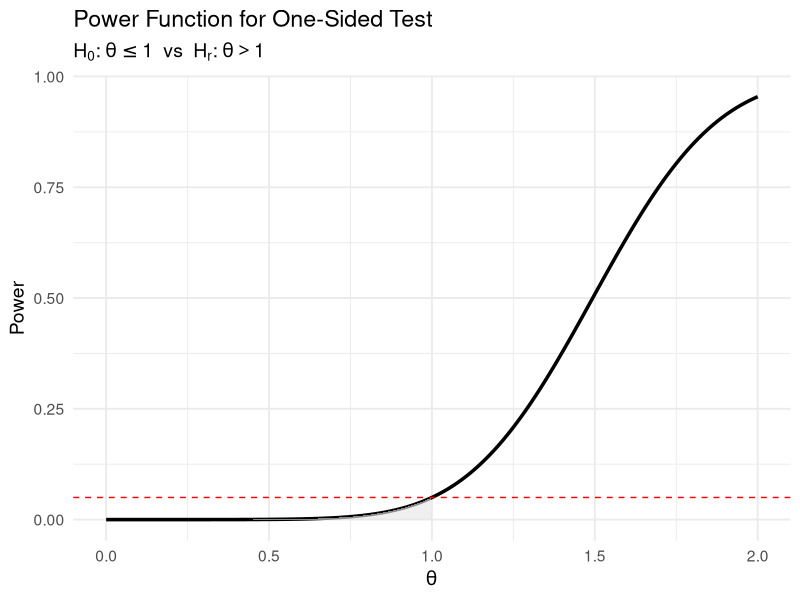
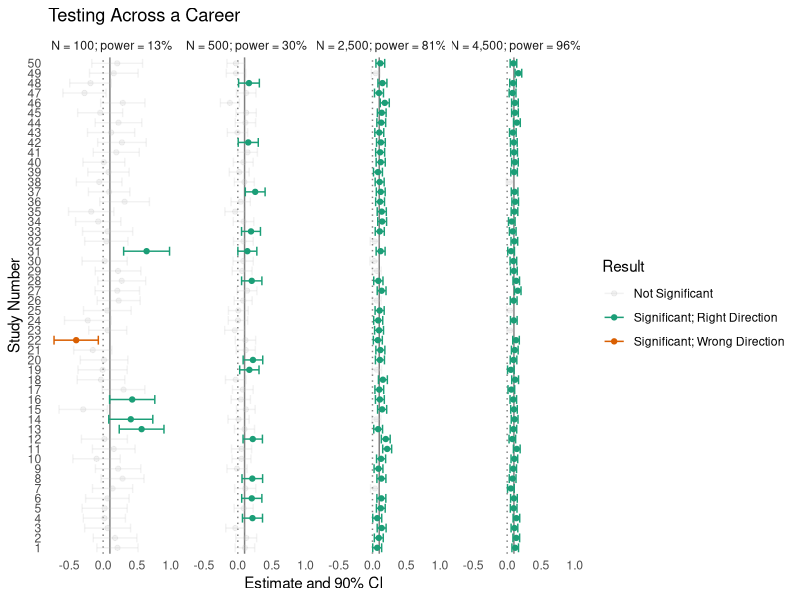
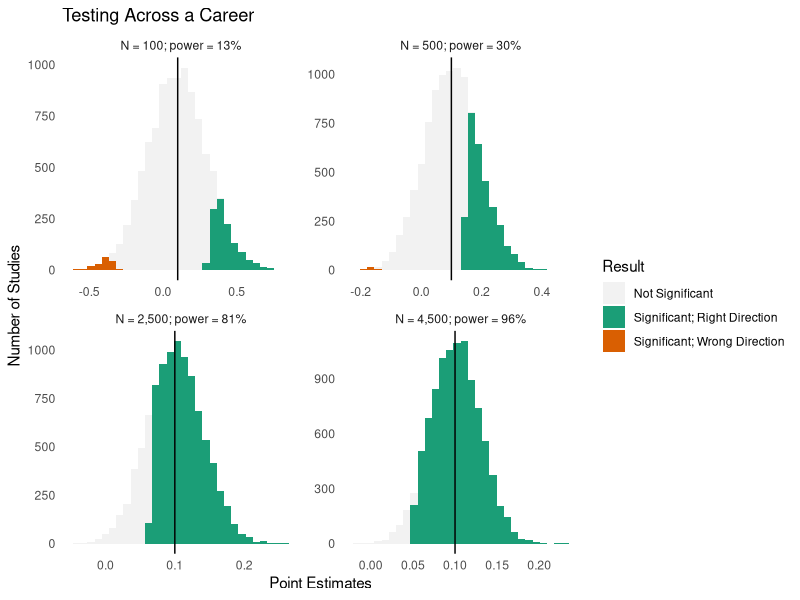

R code for these plots, in order:
## ---- chunk 1
#| include: false
library(tidyverse)
## ---- chunk 2
#| echo: false
#| fig-asp: 1
#| fig-width: 6

library(ggplot2)

alpha <- 0.05
se_hat <- 0.3
theta_seq <- seq(0, 2, length.out = 500)
z_alpha <- qnorm(1 - alpha)

power <- 1 - pnorm(z_alpha - (theta_seq - 1) / se_hat)

df <- data.frame(theta = theta_seq, power = power, null_region = theta_seq <= 1)

ggplot(df, aes(x = theta, y = power)) +
  geom_line(size = 1.2) +
  geom_area(data = subset(df, null_region), aes(x = theta, y = power),
            fill = "gray90", alpha = 0.6) +
  geom_hline(yintercept = alpha, linetype = "dashed", color = "red") +
  labs(title = "Power Function for One-Sided Test",
       subtitle = expression(H[0]*":"~theta <= 1~~"vs"~~H[r]*":"~theta > 1),
       x = expression(theta), y = "Power") +
  theme_minimal(base_size = 14)
## ---- chunk 3
# parameters
sd_y <- 1.0
ate <- 0.1
N <- c(100, 500, 2500, 4500)

# compute power
se <- 2*sd_y/(sqrt(N))  # rule 3 from "power rules"
pwr <- 1-pnorm(1.64 - ate/se); pwr  # rule 2
## ---- chunk 4
#| cache: true

# do MC simulation
set.seed(123)
res_list <- NULL
iter <- 1
for (i in 1:10000) {
  for (j in 1:length(N)) {
    # simulate data and fit model
    y0 <- rnorm(N[j]/2, mean = 0, sd = sd_y)
    y1 <- rnorm(N[j]/2, mean = 0 + ate, sd = sd_y)
    fit <- t.test(y1, y0, conf.level = 0.90)
    # store results
    res_list[[iter]] <- list(
      study_id = i,
      N = N[j],
      pwr = pwr[j],
      est = fit$estimate[1] -fit$estimate[2] ,
      l = fit$conf.int[1],
      u = fit$conf.int[2]
    )
    iter <- iter + 1
  }
}
res <- bind_rows(res_list) 

res |>
  group_by(N, pwr) |>
  summarize(n_mc = n(), mc_pwr = mean(l > 0))
## ---- chunk 5
#| echo: false
#| fig-asp: 1.1
#| fig-width: 8

gg_df <- res |>
  filter(study_id <= 50) |>
  mutate(sig = case_when(l > 0 ~ "Significant; Right Direction", 
                   u < 0 ~ "Significant; Wrong Direction", 
                   TRUE ~ "Not Significant")) |>
  mutate(N_lab = paste0("N = ", scales::comma(N), "; power = ", scales::percent(pwr, accuracy = 1)), 
         N_lab = reorder(N_lab, N))

ggplot(gg_df, aes(x = est, xmin = l, xmax = u, y = factor(study_id), 
                  color = sig, alpha = sig)) + 
  geom_vline(xintercept = 0.10, color = "grey50") + 
  geom_vline(xintercept = 0.00, color = "grey50", linetype = "dotted") + 
  geom_point() + 
  geom_errorbarh(width = 0) + 
  facet_wrap(vars(N_lab), ncol = length(N)) + 
  theme_minimal() + 
  theme(panel.grid = element_blank()) +
  scale_color_manual(values = c("grey", "#1b9e77", "#d95f02")) + 
  scale_alpha_manual(values = c(0.2, 1, 1)) + 
  labs(title = "Testing Across a Career", 
       x = "Estimate and 90% CI", 
       y = "Study Number", 
       color = "Result", 
       alpha = "Result")
## ---- chunk 6
#| echo: false
#| fig-asp: 0.6
#| fig-width: 9

gg_df <- res |>
  mutate(sig = case_when(l > 0 ~ "Significant; Right Direction", 
                   u < 0 ~ "Significant; Wrong Direction", 
                   TRUE ~ "Not Significant")) |>
  mutate(N_lab = paste0("N = ", scales::comma(N), "; power = ", scales::percent(pwr, accuracy = 1)), 
         N_lab = reorder(N_lab, N))

ggplot(gg_df, aes(x = est, fill = sig, alpha = sig)) + 
  geom_histogram() + 
  geom_vline(xintercept = ate) + 
  facet_wrap(vars(N_lab), scales = "free") + 
  theme_minimal() + 
  theme(panel.grid = element_blank()) +
  scale_fill_manual(values = c("grey", "#1b9e77", "#d95f02")) + 
  scale_alpha_manual(values = c(0.2, 1, 1)) + 
  labs(title = "Testing Across a Career", 
       x = "Point Estimates", 
       y = "Number of Studies", 
       fill = "Result", 
       alpha = "Result")
  
